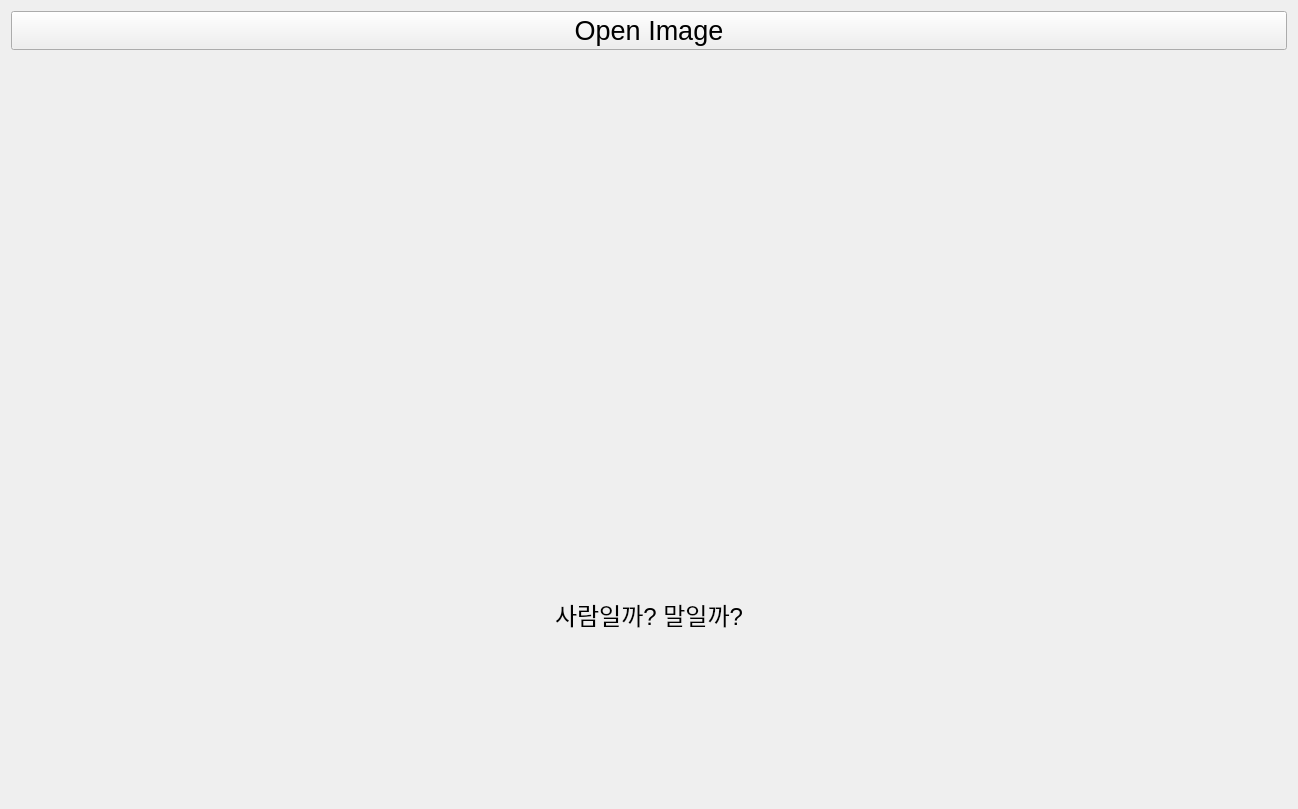
<?xml version="1.0" encoding="UTF-8"?>
<ui version="4.0">
 <class>Form</class>
 <widget class="QWidget" name="Form">
  <property name="geometry">
   <rect>
    <x>0</x>
    <y>0</y>
    <width>1298</width>
    <height>809</height>
   </rect>
  </property>
  <property name="windowTitle">
   <string>Form</string>
  </property>
  <layout class="QVBoxLayout" name="verticalLayout">
   <item>
    <widget class="QPushButton" name="btn_open">
     <property name="font">
      <font>
       <pointsize>20</pointsize>
      </font>
     </property>
     <property name="text">
      <string>Open Image</string>
     </property>
    </widget>
   </item>
   <item>
    <widget class="QLabel" name="lbl_image">
     <property name="text">
      <string/>
     </property>
     <property name="pixmap">
      <pixmap>../datasets/horse-or-human/test02.jpg</pixmap>
     </property>
     <property name="scaledContents">
      <bool>true</bool>
     </property>
    </widget>
   </item>
   <item>
    <widget class="QLabel" name="lbl_result">
     <property name="font">
      <font>
       <pointsize>18</pointsize>
      </font>
     </property>
     <property name="text">
      <string>사람일까? 말일까?</string>
     </property>
     <property name="alignment">
      <set>Qt::AlignCenter</set>
     </property>
    </widget>
   </item>
  </layout>
 </widget>
 <resources/>
 <connections/>
</ui>
